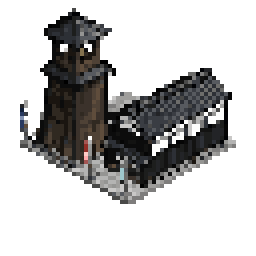
#> input picture assets/art/landmarks/kawagoe.png, 64 x 64 px, given in place of c8.png, which was not available (shown 4 times larger)
$ python make_landmarks.py ../../assets/art/landmarks/kawagoe.png
#> lines starting #> are read from the running program, lines starting #| are printed output that depends on the picture
### tools/landmark_flatten.py
"""Make PixelLab landmarks sit flat on the map.

The generated landmarks stand on a little floating block (a top face plus a
thick dirt/stone side). On a flat map that side makes them look like
floating islands. This removes the bottom `t` pixels of every column (the
side faces), leaving the top face as a flat plaza drawn on the ground.

  python tools/landmark_flatten.py SRC_DIR DST_DIR
"""
import os
import sys

from PIL import Image

# Side-face thickness per landmark, measured by eye at 64x64.
THICKNESS = {'tower': 2, 'station': 1, 'kaminarimon': 2, 'skytree': 1, 'tocho': 2, 'ueno': 4,
             'rainbow': 4, 'meiji': 2, 'airport': 2,
             'shibuya': 3, 'dome': 2, 'nijubashi': 4, 'takao': 3, 'narita': 2,
             'kokugikan': 2, 'akihabara': 2, 'sunshine': 2,
             'ferris': 3,
             'bigsight': 3,  # v2 (2026-11-18): bigsight_v2.png, 4 inverted pyramids; 1px outline + 2px side
             'pagoda': 3, 'roppongi': 4, 'wako': 4, 'toyosu': 4,
             # all of Kanto (2026-11-19)
             'fuji': 4, 'daibutsu': 3, 'enoshima': 4, 'hakone': 4, 'minatomirai': 4, 'chinatown': 4,
             'kawagoe': 3, 'naritasan': 3, 'chureito': 8, 'themepark': 3,
             'nikko': 3, 'hitachi': 4, 'ashikaga': 4, 'tomioka': 3, 'oarai': 4,
             'kusatsu': 3, 'karuizawa': 4, 'hachimangu': 3, 'atami': 4}
# gatebridge.png has no base (stands on the sea): copied as it is.


def flatten(im: Image.Image, t: int) -> Image.Image:
    im = im.convert('RGBA')
    px = im.load()
    w, h = im.size
    for x in range(w):
        removed = 0
        for y in range(h - 1, -1, -1):
            if px[x, y][3] == 0:
                if removed:
                    break
                continue
            px[x, y] = (0, 0, 0, 0)
            removed += 1
            if removed >= t:
                break
    return im


# [7 lines left out: function main, not called in this run]


# [2 lines that do not run on import are left out]

### tools/osaka/make_landmarks.py
"""The city's landmarks for the route map from the chosen PixelLab candidates
(docs/art/gen/<city>/lm_<name>/c<N>.png, picks in landmarks.py): the side of
the little tile cut away so they sit flat on the map (tools/landmark_flatten.py),
like tools/tottori/make_landmarks.py.

  python -X utf8 tools/<city>/make_landmarks.py  ->  assets/art/<city>/landmarks/
  python -X utf8 tools/<city>/make_landmarks.py sheet   (also a side-by-side check sheet in docs/art/gen/<city>/)
"""
import os
import sys

from PIL import Image

HERE = os.path.dirname(os.path.abspath(__file__))
ROOT = os.path.dirname(os.path.dirname(HERE))
sys.path.insert(0, HERE)
sys.path.insert(1, os.path.join(ROOT, 'tools'))
import conf  # noqa: E402
from landmark_flatten import flatten  # noqa: E402
from landmarks import PICKS  # noqa: E402

GEN = os.path.join(ROOT, 'docs', 'art', 'gen', conf.CITY)
OUT = os.path.join(ROOT, 'assets', 'art', conf.CITY, 'landmarks')


def trim_tail(im):
    """Clears stray pixels under the tile (below the first empty row in the lower half)."""
    im = im.convert('RGBA')
    px = im.load()
    w, h = im.size
    for y in range(h // 2, h):
        if all(px[x, y][3] == 0 for x in range(w)):
            for yy in range(y, h):
                for x in range(w):
                    px[x, yy] = (0, 0, 0, 0)
            break
    return im


os.makedirs(OUT, exist_ok=True)
done = []
for name, pick in PICKS.items():
    c, t = pick[:2]
    src_dir = pick[2] if len(pick) > 2 else name    # (c, t, 'umeda_sky2'): a later round of candidates
    src = Image.open(os.path.join(GEN, f'lm_{src_dir}', f'c{c}.png'))
#> src is the input picture: PIL image 64x64 RGBA; mean R, G, B, A 23.1, 22.6, 22.3, 85.8
    flat = flatten(trim_tail(src), t)
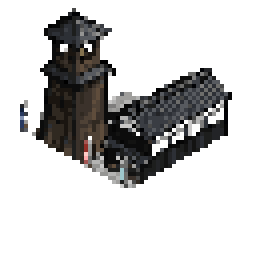
#> flat: PIL image 64x64 RGBA (shown 4 times larger); mean R, G, B, A 17.6, 17.1, 16.9, 72.7; transparent parts drawn white
    flat.save(os.path.join(OUT, name + '.png'))
    done.append((src.convert('RGBA'), flat))
    print(name, 'c%d' % c)
#> pass 2 of the loop `for name, pick in PICKS.items():`:
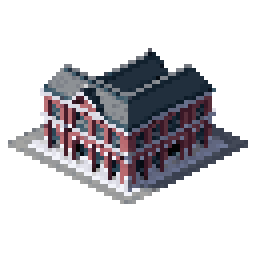
#> input picture assets/art/landmarks/station.png, 64 x 64 px, given in place of c4.png, which was not available (shown 4 times larger)
#> src is the input picture: PIL image 64x64 RGBA; mean R, G, B, A 34.3, 32.8, 36.6, 83
#> `flat = flatten(trim_tail(src), t)`:
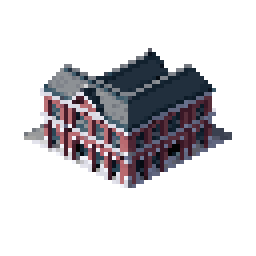
#> flat: PIL image 64x64 RGBA (shown 4 times larger); mean R, G, B, A 26.1, 24.3, 27.6, 68.6; transparent parts drawn white
#> (the run stopped early here; a loop or call above may not have finished)
